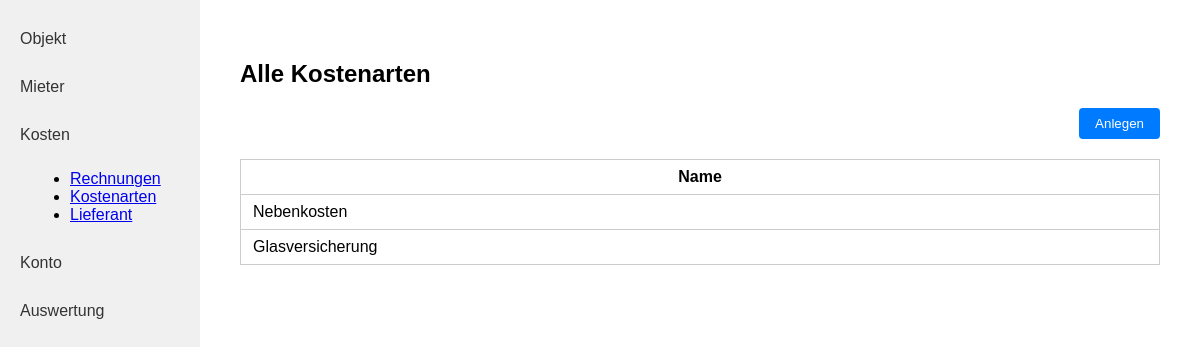
Before: /kostenarten/ (signed in) with the older database file.
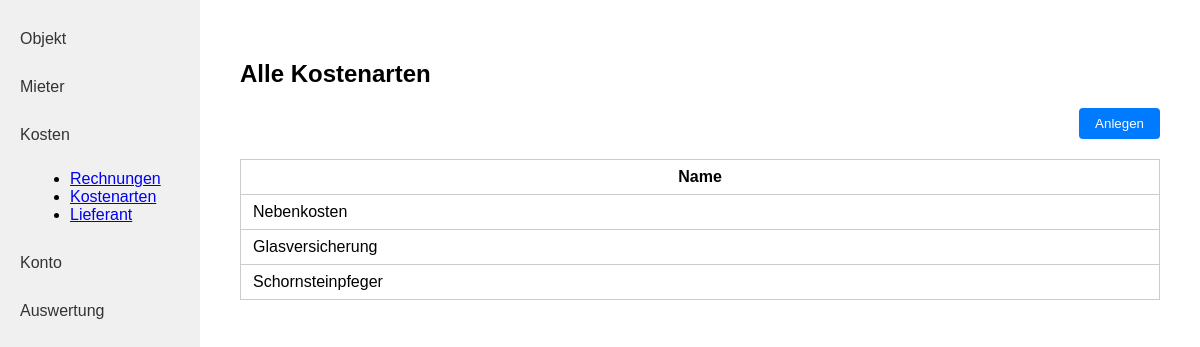
After: the same page with the newer database file.
### kostenpruefung_mietobjekte_app/models.py (models this page shows, shortened)
class Rechnungsart(models.Model):
    created_by = models.ForeignKey(User, on_delete=models.CASCADE, related_name="rechnungsarten_created", null=True, blank=True)
    name = models.CharField(max_length=255)

### kostenpruefung_mietobjekte_app/views.py (the view)
# urls.py: path('kostenarten/', kostenarten, name='kostenarten'),
def kostenarten(request):
    kostenarten = Rechnungsart.objects.filter(created_by=request.user)
    return render(request, 'kostenpruefung_mietobjekte_app/kostenarten.html', {'kostenarten': kostenarten})

### kostenpruefung_mietobjekte_app/templates/kostenpruefung_mietobjekte_app/kostenarten.html (shortened to what this page needs)
{% load static %}
<!DOCTYPE html>
<html lang="de">
<head>
    <link rel="stylesheet" href="{% static 'kostenpruefung_mietobjekte_app/style.css' %}">
</head>
<body>
<div class="flex-container">
    <nav class="sidebar">
        <a class="sidebar-link" href="{% url 'objekt_index' %}">Objekt</a>
        <a class="sidebar-link" href="{% url 'mieter_laufend' %}">Mieter</a>
        <a class="sidebar-link" href="#">Kosten</a>
        <ul style="list-style-type: disc; margin-left: 30px; margin-bottom: 20px;">
            <li><a href="{% url 'rechnungen' %}">Rechnungen</a></li>
            <li><a href="{% url 'kostenarten' %}">Kostenarten</a></li>
            <li><a href="{% url 'lieferanten' %}">Lieferant</a></li>
        </ul>
        <a class="sidebar-link" href="{% url 'konto' %}">Konto</a>
        <a class="sidebar-link" href="{% url 'auswertung' %}">Auswertung</a>
    </nav>
    <div class="main-content">
        <h2>Alle Kostenarten</h2>
        <form action="{% url 'rechnungsart_create' %}" method="get" style="margin-bottom: 16px;">
            <button class="action-btn" type="submit">Anlegen</button>
        </form>
        <table class="object-table">
            <tr>
                <th>Name</th>
            </tr>
            {% for k in kostenarten %}
            <tr>
                <td>{{ k.name }}</td>
            </tr>
            {% empty %}
            <tr>
                <td colspan="1">Keine Kostenarten vorhanden.</td>
            </tr>
            {% endfor %}
        </table>
    </div>
</div>
</body>
</html>

Changed rows visible on the page:
added Rechnungsart: name "Schornsteinpfeger"
